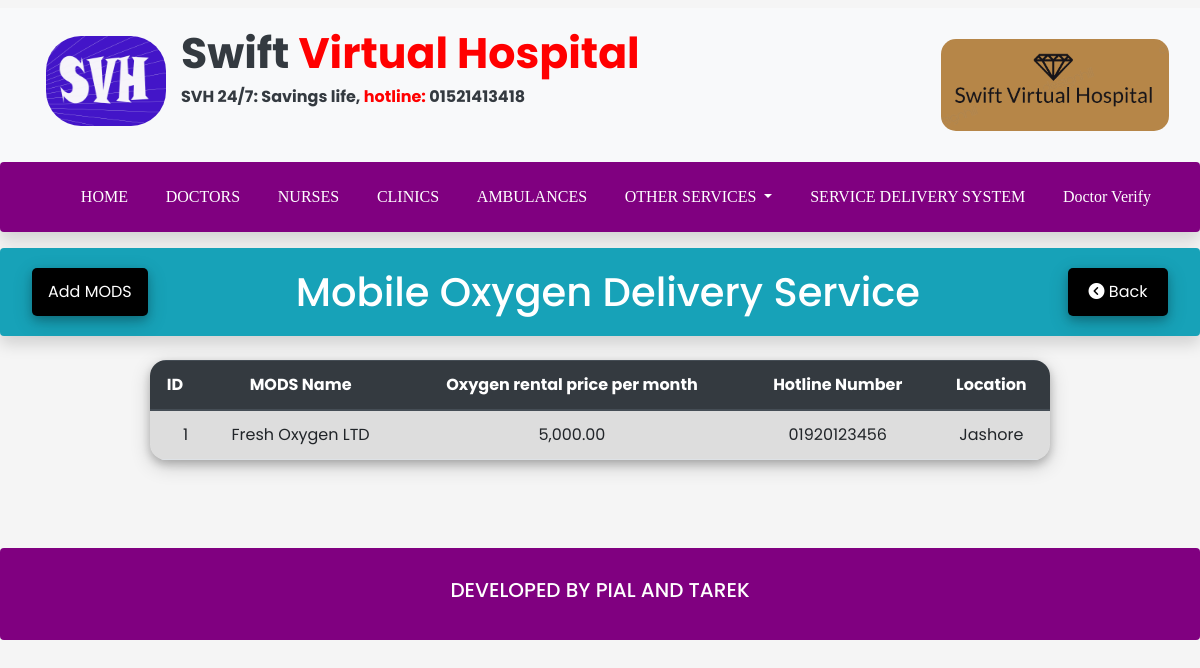
Page /mods/mods.php on the committed database.
### tables this page shows
CREATE TABLE `mods` (
  `id` int(11) NOT NULL,
  `modsname` varchar(50) NOT NULL,
  `oxygenprice` double NOT NULL,
  `hotline` varchar(20) NOT NULL,
  `location` varchar(20) NOT NULL
);

### mods/mods.php (the view, shortened to what this page needs)
<!DOCTYPE html>
<html lang="en">
<head>
    <link href="https://cdn.jsdelivr.net/npm/bootstrap@5.1.3/dist/css/bootstrap.min.css" rel="stylesheet"
>
    <link rel="stylesheet" href="../css/bootstrap.min.css">
    <link rel="stylesheet" href="../js/bootstrap.min.js">
    <link rel="stylesheet" href="https://cdnjs.cloudflare.com/ajax/libs/font-awesome/4.7.0/css/font-awesome.min.css">
    <link rel="stylesheet" href="../css/newcss.css">
    <link rel="stylesheet" href="../css/inputForm.css">
</head>
<body>
<?php
    include('../navbar.php');
?>
<section id="news" class="container-xxl d-flex justify-content-between mb-4 rounded bg-info shadow">
    <div>
    <button type="button" class="btn-add"  onclick="location.href = 'modsForm.php' ">Add MODS</button>
    </div>
    <div>
    <h1 class="text-center text-white header-font mt-4"> Mobile Oxygen Delivery Service</h1>
    </div>
    <div>
    <button type = "button" class="btn-back" onclick="history.back()"><i class="fa-solid fa-circle-chevron-left"></i> Back </button>
    </div>
</section>
            <table class="table table-striped table-borderd text-center w-75 mx-auto  table-hover" style="border-radius: 1em;
    overflow: hidden;  box-shadow: 0 4px 8px 0 rgba(0, 0, 0, 0.2), 0 6px 20px 0 rgba(0, 0, 0, 0.19);">
                <thead class="thead-dark">
                    <tr>
                        <th>ID</th>
                        <th>MODS Name</th>
                        <th>Oxygen rental price per month</th>
                        <th>Hotline Number</th>
                        <th>Location</th>
                    </tr>
                </thead>
            <?php
                include('../connect.php');
                $sql = "SELECT * FROM mods";
                $result = $conn->query($sql);
                if ($result->num_rows > 0) {
                    while($row = $result->fetch_assoc()) {
                        echo"<tr>";
                        echo "<td align=right>". $row["id"]. "</td>".
                            "<td>". $row["modsname"]. "</td>" .
                            "<td>". number_format($row["oxygenprice"],2). "</td>" .
                            "<td>". $row["hotline"] . "</td>".
                            "<td>". $row["location"] . "</td>";
                        echo"</tr>";
                    }
                } else {
                    echo "0 results";
                }
            ?>
            </table>
<br>
<br>
<br>
<?php
include('../footer.php');
?>
</body>
</html>

### css/newcss.css (style rules this page uses)
body { font-family: 'Poppins', sans-serif; margin: 0; padding: 0; }
button.btn-back { margin: 20px; background-color: black; border-radius: 5px; border: none; color: white; padding: 12px 16px; font-size: 16px; cursor: pointer; width: 100px; box-shadow: 0 4px 8px 0 rgba(0, 0, 0, 0.2), 0 6px 20px 0 rgba(0, 0, 0, 0.19); }
button.btn-add { margin: 20px; background-color: black; border-radius: 5px; border: none; color: white; padding: 12px 16px; font-size: 16px; cursor: pointer; box-shadow: 0 4px 8px 0 rgb(0 0 0 / 20%), 0 6px 20px 0 rgb(0 0 0 / 19%); }
h1 { line-height: 1; }
body { background-color: #F5F5F5; }

### rows in the picture
mods: id "1", modsname "Fresh Oxygen LTD", oxygenprice "5,000.00", hotline "01920123456", location "Jashore"
